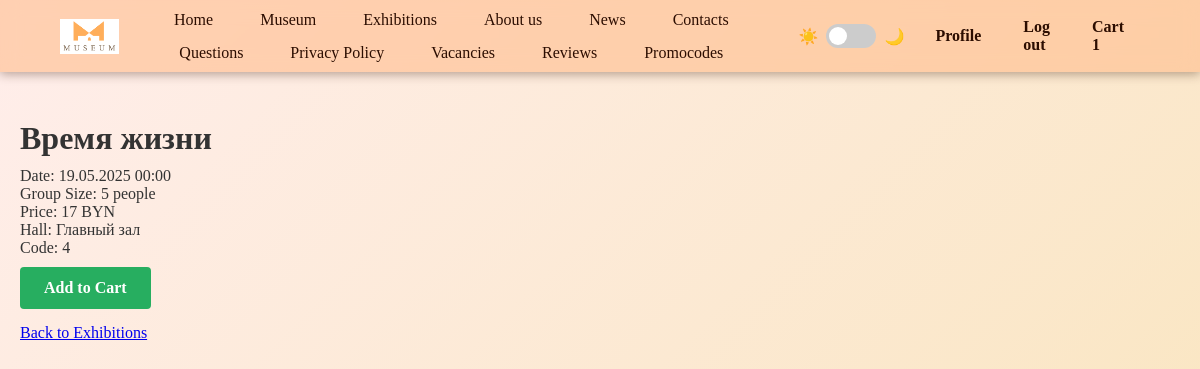
Page /exhibition/4/ (signed in) on the committed database.
### museum/models.py (models this page shows, shortened)
class Exhibitions(models.Model):
    name = models.CharField("Name", max_length=50)
    date = models.DateTimeField('Date')
    people = models.IntegerField("People")
    code = models.IntegerField("Code")
    cost = models.IntegerField("Cost")
    hall = models.ForeignKey(Hall, related_name="Hall", on_delete=models.CASCADE)
    class Meta:
        verbose_name = 'Exhibition'
        verbose_name_plural = 'Exhibitions'

class Hall(models.Model):
    name = models.CharField("Name", max_length=50)
    nomer = models.IntegerField("Nomer", default=None)
    floor = models.IntegerField("floor", default=None)
    square = models.IntegerField("Square", default=None)
    class Meta:
        verbose_name = 'Hall'
        verbose_name_plural = 'Halls'

### museum/views.py (the view)
# urls.py: path('exhibition/<int:exhibition_id>/', views.exhibition_detail, name='exhibition_detail'),
def exhibition_detail(request, exhibition_id):
    exhibition = get_object_or_404(Exhibitions, id=exhibition_id)
    return render(request, 'exhibition_detail.html', {'exhibition': exhibition})

### museum/models.py (called while the page is built)
    def get_active_cart_items_count(self):
        active_cart = self.cart_set.filter(is_ordered=False).first()
        return active_cart.items.count() if active_cart else 0

### templates/exhibition_detail.html (shortened to what this page needs)
{% extends 'layout.html' %}
{% block content %}
<div class="exhibition-detail-container">
    <div class="exhibition-detail-card">
        <h1 class="exhibition-title">{{ exhibition.name }}</h1>
        <div class="exhibition-info">
            <div class="info-item">
                <span class="info-label">Date:</span>
                <span class="info-value">{{ exhibition.date|date:"d.m.Y H:i" }}</span>
            </div>
            <div class="info-item">
                <span class="info-label">Group Size:</span>
                <span class="info-value">{{ exhibition.people }} people</span>
            </div>
            <div class="info-item">
                <span class="info-label">Price:</span>
                <span class="info-value price">{{ exhibition.cost }} BYN</span>
            </div>
            <div class="info-item">
                <span class="info-label">Hall:</span>
                <span class="info-value">{{ exhibition.hall.name }}</span>
            </div>
            <div class="info-item">
                <span class="info-label">Code:</span>
                <span class="info-value">{{ exhibition.code }}</span>
            </div>
        </div>
        <div class="action-buttons">
            {% if user.is_authenticated and not user.is_staff and not user.is_superuser %}
                <form action="{% url 'add_to_cart' exhibition.id %}" method="post" class="add-to-cart-form">
                    <button type="submit" class="add-to-cart-btn">
                         Add to Cart
                    </button>
                </form>
            {% endif %}
            <a href="{% url 'exhibitions' %}" class="back-btn">
                 Back to Exhibitions
            </a>
        </div>
    </div>
</div>
{% endblock %}

### static/css/style.css (style rules this page uses)
:root { --bg-color: #ffffff; --text-color: #333333; --header-bg: rgba(255, 188, 140, 0.598); --card-bg: #ffffff; --border-color: #dee2e6; --primary-color: #007bff; --hover-color: #0056b3; --nav-bg: #343a40; --nav-text: #2c0d00; --nav-hover: #f9ba73b1; --main-bg: linear-gradient(135deg, #ffebe8dd 0%, #f7dda5c9 100%); }
body { background: var(--main-bg); color: var(--text-color); transition: background-color 0.3s ease, color 0.3s ease; }
* { box-sizing: border-box; margin: 0; padding: 0; }
html, body { height: 100%; }
body { font-family: Georgia, serif; overflow: auto; }
input, textarea, select, button { font: inherit; padding: 8px 12px; border: 2px solid #ddd; border-radius: 4px; margin-bottom: 15px; width: 100%; box-sizing: border-box; }
button[type="submit"] { background: #27ae60; color: white; border: none; padding: 12px 24px; cursor: pointer; font-weight: bold; width: auto; }
html, body { margin: 0; padding: 0; min-height: 100vh; background-attachment: fixed; background-size: cover; }
h1, h2, h3, h4, h5 { margin: 20px 0 10px 0; font-weight: bold; }
button, .btn { margin-top: 10px; padding: 8px 14px; border: none; background: #b46d2c; color: white; border-radius: 4px; cursor: pointer; }

### rows in the picture
Exhibitions: name "Время жизни", date "19.05.2025 00:00", people "5", cost "17", hall.name "Главный зал", code "4"

### other values in the picture
{{ items_count }} "1"
